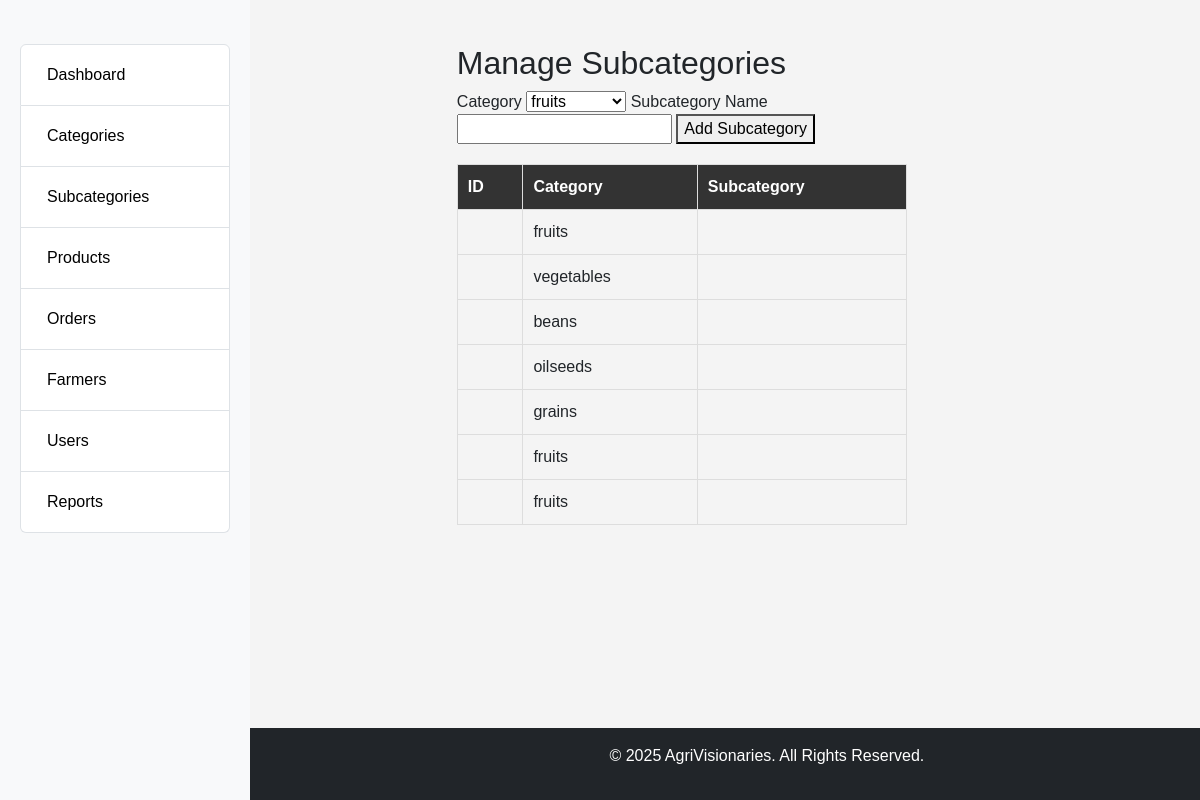
The app's page /admin/subcategories.php with its own data.
### tables this page shows
CREATE TABLE `subcategories` (
  `sub_category_id` int(11) NOT NULL,
  `category_id` int(11) NOT NULL,
  `sub_category_name` varchar(255) NOT NULL,
  `sub_category_image` varchar(255) NOT NULL,
  `created_at` timestamp NOT NULL DEFAULT current_timestamp()
);

CREATE TABLE `categories` (
  `id` int(11) NOT NULL,
  `category_name` varchar(255) NOT NULL,
  `category_image` varchar(255) NOT NULL,
  `created_at` timestamp NOT NULL DEFAULT current_timestamp()
);

### admin/subcategories.php (the view, shortened to what this page needs)
<?php
include 'config.php';
include 'includes/header.php';
include 'includes/sidebar.php';
$categories = $conn->query("SELECT * FROM categories")->fetchAll(PDO::FETCH_ASSOC);
$subcategories = $conn->query("SELECT subcategories.*, categories.category_name FROM subcategories INNER JOIN categories ON subcategories.category_id = categories.id")->fetchAll(PDO::FETCH_ASSOC);
?>
<div class="container mt-4">
    <h2>Manage Subcategories</h2>
    <form method="POST">
        <label>Category</label>
        <select name="category_id" required>
            <?php foreach ($categories as $category) { ?>
            <option value="<?= $category['id'] ?>"><?= $category['category_name'] ?></option>
            <?php } ?>
        </select>
        <label>Subcategory Name</label>
        <input type="text" name="subcategory_name" required>
        <button type="submit">Add Subcategory</button>
    </form>
    <table>
        <tr>
            <th>ID</th>
            <th>Category</th>
            <th>Subcategory</th>
        </tr>
        <?php foreach ($subcategories as $subcategory) { ?>
        <tr>
            <td><?= $subcategory['id'] ?></td>
            <td><?= $subcategory['category_name'] ?></td>
            <td><?= $subcategory['subcategory_name'] ?></td>
        </tr>
        <?php } ?>
    </table>
</div>
<?php include 'includes/footer.php'; ?>

### admin/assets/css/style.css (style rules this page uses)
body { font-family: Arial, sans-serif; background-color: #f4f4f4; margin: 0; padding: 0; display: flex; }
.container { margin-left: 270px; width: calc(100% - 270px); padding: 20px; flex-grow: 1; }
table { width: 100%; border-collapse: collapse; margin-top: 20px; }
table, th, td { border: 1px solid #ddd; padding: 10px; text-align: left; }
th { background: #333; color: white; }

### records on screen
subcategories: category.category_name "fruits"
subcategories: category.category_name "vegetables"
subcategories: category.category_name "beans"
subcategories: category.category_name "oilseeds"
subcategories: category.category_name "grains"
subcategories: category.category_name "fruits"
subcategories: category.category_name "fruits"

### other values on screen
form field category_id "fruits"
